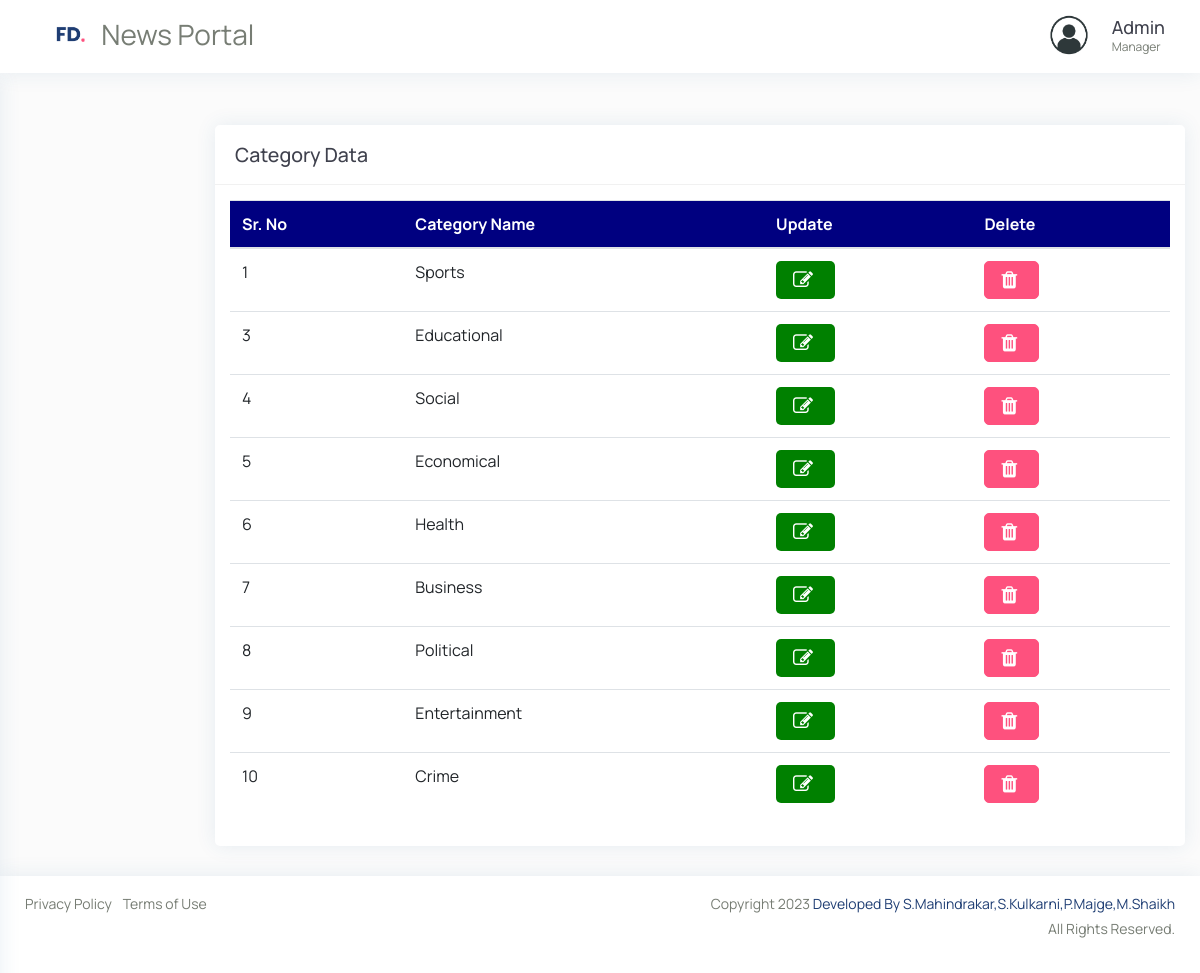
The app's page /admin/view_category.php (signed in) with its own data.
### tables this page shows
CREATE TABLE `add_category` (
  `ID` int(6) NOT NULL,
  `CATEGORY_NAME` text NOT NULL
);

### admin/view_category.php (the view, shortened to what this page needs)
<html lang="en">
   <head>
      <link rel="stylesheet" href="css/bootstrap.min.css">
      <link rel="stylesheet" href="css/typography.css">
      <link rel="stylesheet" href="css/style.css">
      <link rel="stylesheet" href="css/responsive.css">
      <link href='fullcalendar/core/main.css' rel='stylesheet' />
      <link href='fullcalendar/daygrid/main.css' rel='stylesheet' />
      <link href='fullcalendar/timegrid/main.css' rel='stylesheet' />
      <link href='fullcalendar/list/main.css' rel='stylesheet' />
      <link rel="stylesheet" href="css/flatpickr.min.css">
   </head>
   <body>
      <div class="wrapper">
       <?php
       include('top_menu.php');
       ?>
        <div id="content-page" class="content-page">
            <div class="container-fluid">
               <br>
               <div class="row">
                  <div class="col-sm-2"></div>
                  <div class="col-sm-10">
                     <div class="iq-card">
                        <div class="iq-card-header d-flex justify-content-between">
                           <div class="iq-header-title">
                              <h4 class="card-title">Category Data</h4>
                           </div>
                        </div>
                        <div class="iq-card-body">
                           <div class="table-responsive">
                              <table class="table">
                                 <thead>
                                    <tr style="background-color: #000080;color: #fff">
                                       <th scope="col">Sr. No</th>
                                       <th scope="col">Category Name</th>
                                       <th scope="col">Update</th>
                                       <th scope="col">Delete</th>
                                    </tr>
                                 </thead>
                                 <tbody>
                                   <?php
                                    $a=mysqli_query($con,"SELECT * FROM add_category");
                                    while($row=mysqli_fetch_row($a))
                                       {
                                          echo '
                                             <tr>
                                                <td>'.$row[0].'</td>
                                                <td>'.$row[1].'</td>
                                                <td>
                                                   <button style="text-align: center;font-size: 20px;background-color: green;color: white" type="button" class="btn btn-lg"><i class="fa fa-pencil-square-o"></i></button>
                                                </td>
                                                <td>
                                                   <a href="delete_category.php?id='.$row[0].'">
                                                   <button style="text-align: center;font-size: 20px" type="button" class="btn btn-danger btn-lg"><i class="fa fa-trash"></i></button>
                                                   </a>
                                                </td>
                                             </tr>
                                          ';
                                       }
                                     ?>
                                 </tbody>
                              </table>
                           </div>
                        </div>
                     </div>
                  </div>
               </div>
            </div>
         </div>
      </div>
     <?php
     include('footer.php');
     ?>
   </body>
</html>

### admin/css/typography.css (style rules this page uses)
body { font-family: 'Manrope', sans-serif; font-weight: 400; font-style: normal; font-size: 14px; line-height: 1.8; padding: 0; margin: 0; color: var(--iq-body-text); background: var(--iq-body-bg); }
a, .btn { -webkit-transition: all 0.5s ease-out 0s; -moz-transition: all 0.5s ease-out 0s; -ms-transition: all 0.5s ease-out 0s; -o-transition: all 0.5s ease-out 0s; transition: all 0.5s ease-out 0s; }
a, button, input, btn { outline: medium none !important; }
a { color: var(--iq-primary); }
h1, h2, h3, h4, h5, h6 { font-family: 'Manrope', sans-serif; font-weight: 500; margin: 0px; line-height: 1.5; color: var(--iq-title-text); }
h4 { font-size: 1.400em; }
.iq-card { background: var(--iq-light-card); -webkit-border-radius: 5px; -moz-border-radius: 5px; border-radius: 5px; margin-bottom: 30px; border: none; -webkit-box-shadow: 0px 0px 20px 0px rgba(44, 101, 144, 0.1); box-shadow: 0px 0px 20px 0px rgba(44, 101, 144, 0.1); }
.iq-card-body { padding: 15px; }
.iq-card .iq-card-header { padding: 0 20px; min-height: 60px; -ms-flex-align: center !important; align-items: center !important; border-bottom: 1px solid var(--iq-border-light); }
.iq-card .iq-card-header .iq-header-title { display: inline-block; align-self: center !important; }
.iq-card .iq-card-header .iq-header-title .card-title { margin-bottom: 0; }
.btn { font-size: 14px; border-radius: 5px; }
.btn i { margin-right: 5px; }
.btn-danger { background-color: var(--iq-danger); border-color: var(--iq-danger); }

### admin/css/responsive.css (style rules this page uses)
@media (max-width:1299px) { .content-page, body.sidebar-main .content-page { margin-left: 0; padding: 100px 0 0; } }

### admin/css/variable.css (style rules this page uses)
:root { --iq-title-text: #3f414d; --iq-body-text: #777d74; --iq-body-bg: #fbfbfb; --iq-primary: #1e3d73; --iq-secondary: #a09e9e; --iq-success: #65f9b3; --iq-warning: #ffbf43; --iq-danger: #fe517e; --iq-info: #9267ff; --iq-dark: #3f414d; --iq-light: #fafafb; --iq-white: #ffffff; --iq-black: #000000; --iq-light-primary: #e7ecee; --iq-light-secondary: #f1f2f1; --iq-light-success: #ecfff6; --iq-light-danger: #ffeeee; --iq-light-warning: #fefaee; --iq-light-info: #f4f0ff; --iq-light-dark: #f0efef; --iq-primary-hover: #1d335a; --iq-secondary-hover: #3948e8; --iq-success-hover: #8defc0; --iq-danger-hover: #ff6a6a; --iq-warning-hover: #fae837; --iq-info-hover: #fff1e0; --iq-dark-hover: #3948e8; --iq-border-light: #f1f1f1; --iq-light-card: #ffffff; --iq-primary-rgb: 100, 114, 248; --iq-color1: #1e3d73; --iq-color2: #02d871; --iq-color3: #309cf3; --iq-color4: #ff00ff; --iq-color5: #fb1f4c; --iq-color6: #00ced1; --iq-color7: #f35f3b; --iq-color8: #fde117; --iq-color9: #ff0000; --iq-color10: #88028c; --iq-color11: #00d5ab; --iq-color12: #ce9252; --iq-color13: #f9ae02; --iq-color14: #1e7fe4; --iq-color15: #006400; --iq-color16: #fa7c04; --iq-color17: #81bf02; --iq-color18: #99a7ca; --iq-color19: #3d2a26; --iq-color20: #a0746b; }

### records on screen
add_category: ID "1", CATEGORY_NAME "Sports"
add_category: ID "3", CATEGORY_NAME "Educational"
add_category: ID "4", CATEGORY_NAME "Social"
add_category: ID "5", CATEGORY_NAME "Economical"
add_category: ID "6", CATEGORY_NAME "Health"
add_category: ID "7", CATEGORY_NAME "Business"
add_category: ID "8", CATEGORY_NAME "Political"
add_category: ID "9", CATEGORY_NAME "Entertainment"
add_category: ID "10", CATEGORY_NAME "Crime"
